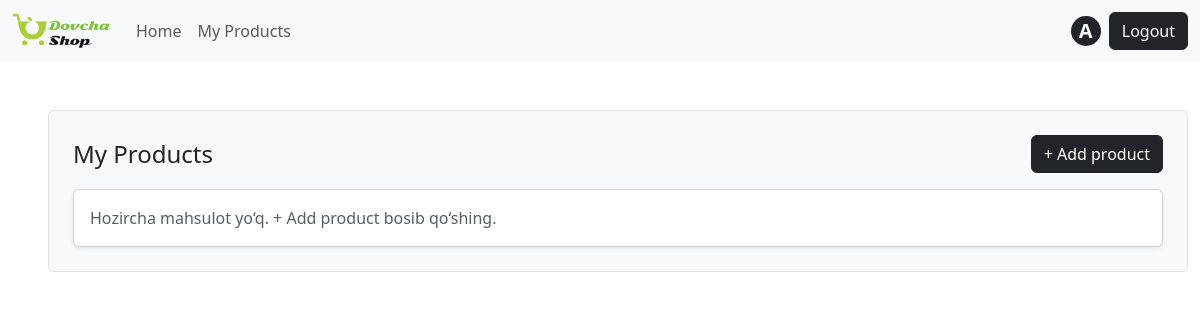
The page /seller/products/ (signed in) on the database as committed earlier.
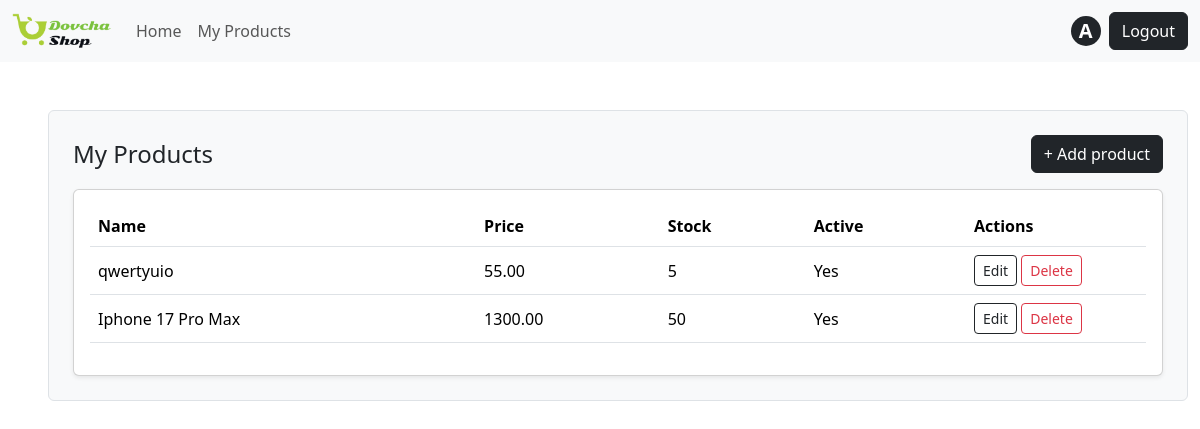
The same page on the database as committed later.
### catalog/models.py (models this page shows, shortened)
class Product(models.Model):
   seller = models.ForeignKey(
       settings.AUTH_USER_MODEL,
       on_delete=models.CASCADE,
       related_name="products"
   )
   category = models.ForeignKey(
       Category,
       on_delete=models.SET_NULL,
       null=True,
       blank=True,
       related_name="products"
   )
   name = models.CharField(max_length=200)
   slug = models.SlugField(max_length=220, unique=True)
   price = models.DecimalField(max_digits=12, decimal_places=2)
   short_description = models.CharField(max_length=255, blank=True)
   description = models.TextField(blank=True)
   stock = models.PositiveIntegerField(default=0)
   is_active = models.BooleanField(default=True)
   main_image = models.ImageField(upload_to="products/main/", blank=True, null=True)
   created_at = models.DateTimeField(auto_now_add=True)

### catalog/views.py (the view)
# urls.py: path("seller/products/", views.SellerProductListView.as_view(), name="seller_products"),
class SellerProductListView(SellerRequiredMixin, ListView):
   model = Product
   template_name = "catalog/seller/product_list.html"
   context_object_name = "products"
   paginate_by = 10
   def get_queryset(self):
       return Product.objects.filter(seller=self.request.user).order_by("-created_at")

### catalog/mixins.py (called while the page is built)
   def test_func(self):
       user = self.request.user
       return user.is_authenticated and getattr(user, "role", None) == "SELLER"

### templates/catalog/seller/product_list.html (shortened to what this page needs)
{% extends "base.html" %}
{% block content %}
<div class="container bg-light p-4 m-5 border rounded">
    <div class="d-flex justify-content-between align-items-center mb-3">
 <h1 class="h4 mb-0">My Products</h1>
 <a class="btn btn-dark" href="{% url 'seller_product_add' %}">+ Add product</a>
</div>
<div class="card shadow-sm">
 <div class="card-body">
   {% if products %}
     <div class="table-responsive">
       <table class="table align-middle">
         <thead>
           <tr>
             <th>Name</th>
             <th>Price</th>
             <th>Stock</th>
             <th>Active</th>
             <th style="width:180px;">Actions</th>
           </tr>
         </thead>
         <tbody>
           {% for p in products %}
             <tr>
               <td>{{ p.name }}</td>
               <td>{{ p.price }}</td>
               <td>{{ p.stock }}</td>
               <td>{% if p.is_active %}Yes{% else %}No{% endif %}</td>
               <td>
                 <a class="btn btn-sm btn-outline-dark" href="{% url 'seller_product_edit' p.pk %}">Edit</a>
                 <a class="btn btn-sm btn-outline-danger" href="{% url 'seller_product_delete' p.pk %}">Delete</a>
               </td>
             </tr>
           {% endfor %}
         </tbody>
       </table>
     </div>
   {% else %}
     <p class="text-muted mb-0">Hozircha mahsulot yo‘q. + Add product bosib qo‘shing.</p>
   {% endif %}
 </div>
</div>
</div>
{% endblock %}

Rows that differ between the two databases and show on the page:
added Product: name "qwertyuio", price "55.00", stock "5", is_active "Yes"
added Product: name "Iphone 17 Pro Max", price "1300.00", stock "50", is_active "Yes"
Other text that changed with them:
text no longer shown: "Hozircha mahsulot yo‘q. + Add product bosib qo‘shing."
text now shown: "Name Price Stock Active Actions"
